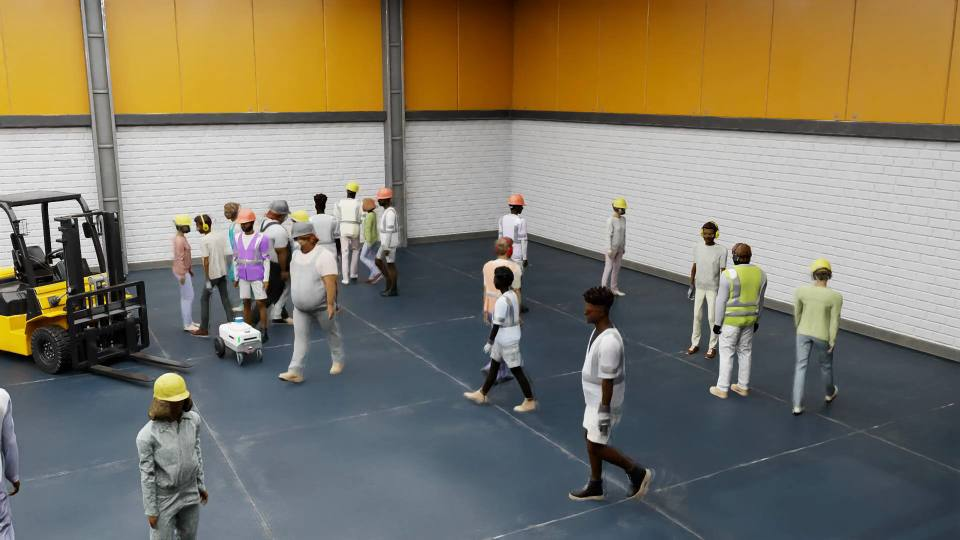
#> input picture docs/site/frames/f00004.jpg, 960 x 540 px
$ python -i demo_video.py   (imports and definitions only)
#> lines starting #> are read from the running program, lines starting #| are printed output that depends on the picture
"""Render before/after demo videos (and a stitched reel) from holdout traces.

Split screen: WITHOUT FAILSAFE vs WITH FAILSAFE, same real footage under a scripted fault timeline,
with a simple status bar on top, a plain-English line at the bottom describing what is happening, and
each side's current state. Plain words, no jargon. When the cloud goes down the left side stops
watching; Failsafe keeps watching on the device. When the device is overloaded, Failsafe stops safely
instead of guessing.

  uv run python scripts/demo_video.py cctv        # one domain -> docs/site/video/failsafe-cctv.mp4
  uv run python scripts/demo_video.py reel        # title + architecture + all domains -> failsafe-reel.mp4
"""
from __future__ import annotations

import json, math, subprocess, sys, tempfile
from pathlib import Path

import cv2
import numpy as np
from PIL import Image, ImageDraw, ImageFont

ROOT = Path(__file__).resolve().parents[1]
SITE = ROOT / "docs" / "site"
OUTDIR = SITE / "video"
REPORT = ROOT / "docs" / "research.html"
CHROME = "/Applications/Google Chrome.app/Contents/MacOS/Google Chrome"
FPS = 12
W, H = 1920, 1080

BG = (13, 20, 28); PANEL_LINE = (38, 52, 66)
INK = (235, 241, 247); SUB = (150, 168, 188); MUT = (104, 122, 143)
GREEN = (118, 185, 0); GREEN_L = (150, 210, 60); AMBER = (235, 150, 60); RED = (226, 86, 78); BLUE = (95, 165, 235)

# dir under docs/site, on-screen label, the place in plain words, what we watch for
SCENES = {
    "cctv":  ("",      "Warehouse camera",  "the zone",           "people"),
    "av":    ("av",    "Self-driving camera","the car's path",    "road users"),
    "drone": ("drone", "Drone camera",       "the area below",    "people"),
    "robot": ("robot", "Robot camera",       "the robot's space", "people"),
    "manip": ("manip", "Robot arm camera",   "the work area",     "objects"),
}
ORDER = ["cctv", "av", "drone", "robot", "manip"]
STATE_LABEL = {"healthy": "CLOUD OK", "offline": "CLOUD DOWN", "compute": "OVERLOADED"}
STATE_COL = {"healthy": (46, 92, 26), "offline": (150, 92, 26), "compute": (120, 40, 36)}

def _font(sz, mono=False):
#> called with sz = 30, mono = False
    cands = (["/System/Library/Fonts/Menlo.ttc"] if mono else
             ["/System/Library/Fonts/Supplemental/Arial Bold.ttf", "/System/Library/Fonts/HelveticaNeue.ttc",
              "/System/Library/Fonts/Helvetica.ttc"])
    for c in cands:
        try: return ImageFont.truetype(c, sz)
        except Exception: pass
    return ImageFont.load_default()
FT = {"h": _font(30), "big": _font(58), "mode": _font(46), "sub": _font(28), "cap": _font(34),
      "lab": _font(28, True), "time": _font(26, True), "seg": _font(20, True),
      "arch_t": _font(64), "arch_s": _font(30), "step": _font(30), "num": _font(30, True)}

def _center(dr, cx, y, text, fnt, fill):
    w = dr.textlength(text, font=fnt); dr.text((cx - w / 2, y), text, font=fnt, fill=fill)

# [22 lines left out: functions _wrap, pip, cond_at, not called in this run]

def load(scene):
    d, label, place, entity = SCENES[scene]
    base = SITE / d if d else SITE
    tr = json.loads((base / "trace.json").read_text())
    return dict(base=base, label=label, place=place, entity=entity, zone=tr["zone"],
                zw=tr["w"], zh=tr["h"], timeline=tr["timeline"], frames=tr["frames"],
                dur=tr["frames"][-1]["t"] or 1)

def base_canvas():
    im = Image.new("RGB", (W, H), BG); return im, ImageDraw.Draw(im)

# [96 lines left out: functions split_frame, arch_frame, card, not called in this run]

def to_bgr(pil): return cv2.cvtColor(np.array(pil), cv2.COLOR_RGB2BGR)
def hold(vw, pil, secs):
    b = to_bgr(pil)
    for _ in range(int(FPS*secs)): vw.write(b)

def render_scene(scene, out=None):
    S = load(scene); OUTDIR.mkdir(parents=True, exist_ok=True)
    out = out or OUTDIR / f"failsafe-{scene}.mp4"
    vw = cv2.VideoWriter(str(out), cv2.VideoWriter_fourcc(*"mp4v"), FPS, (W, H))
    for fr in S["frames"]: vw.write(to_bgr(split_frame(S, fr)))
    vw.release(); print(f"wrote {out.relative_to(ROOT)} ({len(S['frames'])} frames, ~{len(S['frames'])/FPS:.0f}s)")

# [4 lines left out: function offline_slice, not called in this run]

CARDS = OUTDIR / "cards"   # the SAME deck cards (docs/slides.html), rendered to PNG

def load_card(n):
    return Image.open(CARDS / f"{n:02d}.png").convert("RGB").resize((W, H))

# [23 lines left out: function reel, not called in this run]

# Narrated cut: per-segment durations re-timed to the recorded voiceover (docs/DEMO_SCRIPT.md read
# at a natural pace, ~115 s). Card holds and demo-clip lengths are allocated by narration proportion
# so the dense slides (architecture, slow≠dead) and the demo footage each get their share, and the
# scene order (cctv → dashcam → drone → robot → arm) tracks the voice. Silent; mux the wav after.
# card 10 is short so the closing clause lands as the report coda appears (see reel_narrated).
NARRATED_HOLDS = {1: 6.2, 2: 15.1, 3: 8.5, 4: 13.1, 5: 8.5, 6: 2.0, 7: 12.5, 8: 9.5, 9: 5.6, 10: 3.6}
NARRATED_CLIP_S = {"cctv": 11.0, "av": 3.5, "drone": 3.0, "robot": 3.0, "manip": 7.5}
# Which fault state each demo clip dwells on. cctv (None) spans the cut itself; the others hold on
# the state their narration describes: link-lost → offline (still watching); the robot arm →
# compute (the refuse case: "no proven safe plan, stops and asks a person").
CLIP_STATE = {"cctv": None, "av": "offline", "drone": "offline", "robot": "offline", "manip": "compute"}


# [26 lines left out: functions _pingpong, clip_frames, not called in this run]


# Report coda: after the close card, the video scrolls through the real research report so the
# final line ("open source, every result can be reproduced") lands on the actual page. Smooth,
# eased pan from the title down to the "slow ≠ dead" chart — the measured version of the finding.
REPORT_SCROLL_S = 15.0     # eased top→rest pan
REPORT_REST_Y = 8600       # device-px scroll offset to rest on (2× CSS; the slow-cloud chart)
REPORT_HOLD_S = 1.2        # dwell on the chart at the end
REPORT_CAPTURE_CSS_H = 5200
XFADE = 5                  # frames to crossfade the dark close card into the bright report


# [46 lines left out: functions capture_report, report_scroll, reel_narrated, not called in this run]


# [8 lines not run here, left out]

>>> import cv2
>>> picture = cv2.imread('../docs/site/frames/f00004.jpg', cv2.IMREAD_GRAYSCALE)
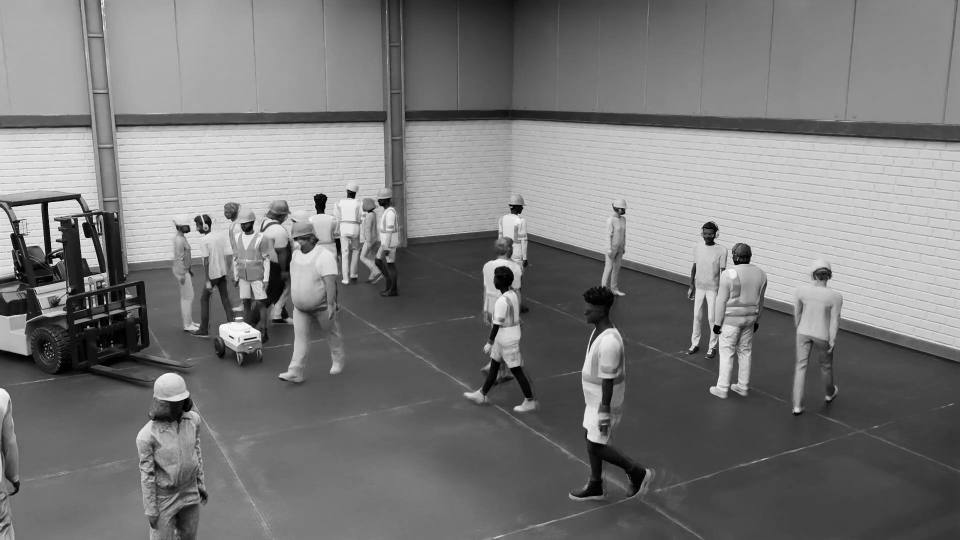
#> picture: shape (540, 960); min 0, max 255, mean 121.9
#> (the run stopped early here; a loop or call above may not have finished)

$ run again, on docs/site/frames/f00014.jpg
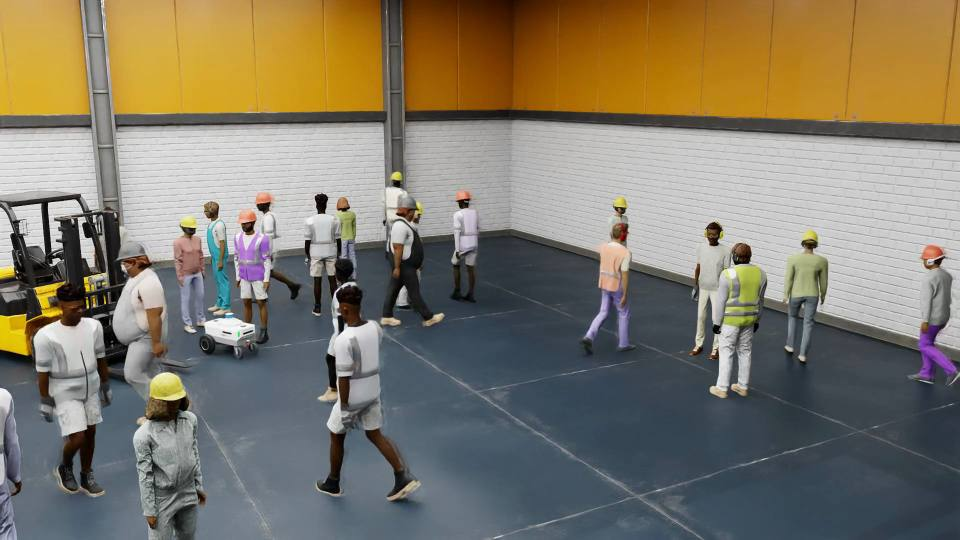
#> input picture docs/site/frames/f00014.jpg, 960 x 540 px
#> `picture = cv2.imread('../docs/site/frames/f00004.jpg', cv2.IMREAD_GRAY..`:
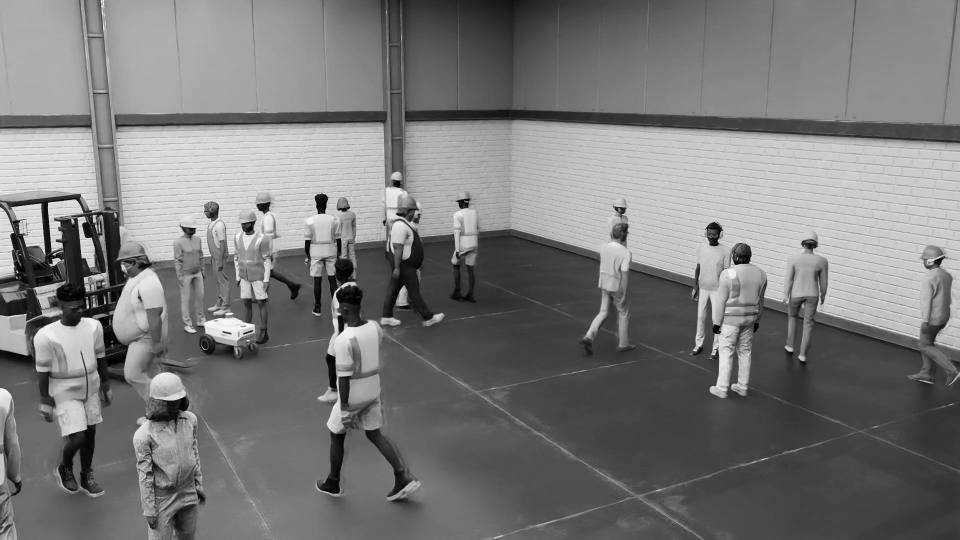
#> picture: shape (540, 960); min 0, max 255, mean 121.7
